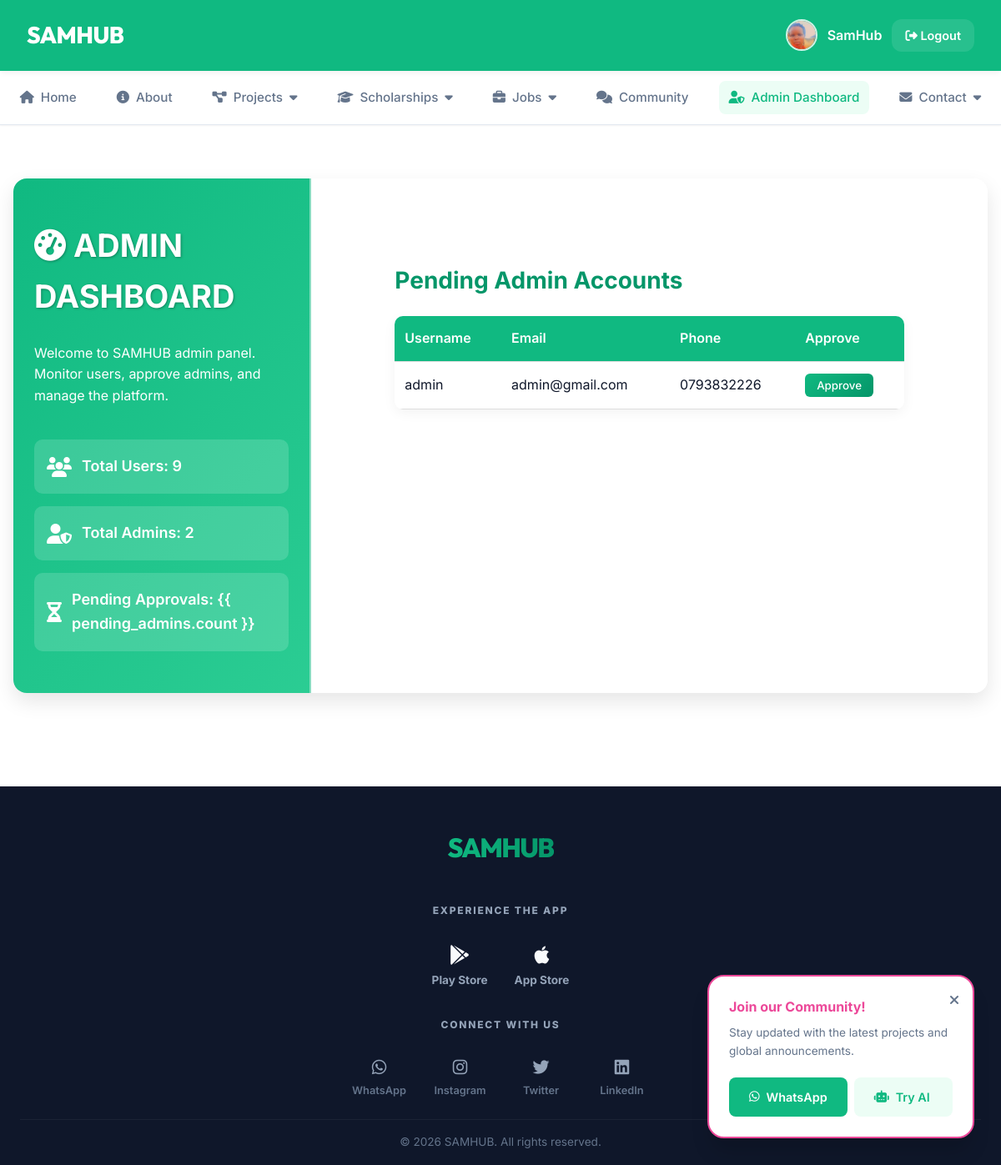
The page /dashboard/admin/ (signed in) on the database as committed earlier.
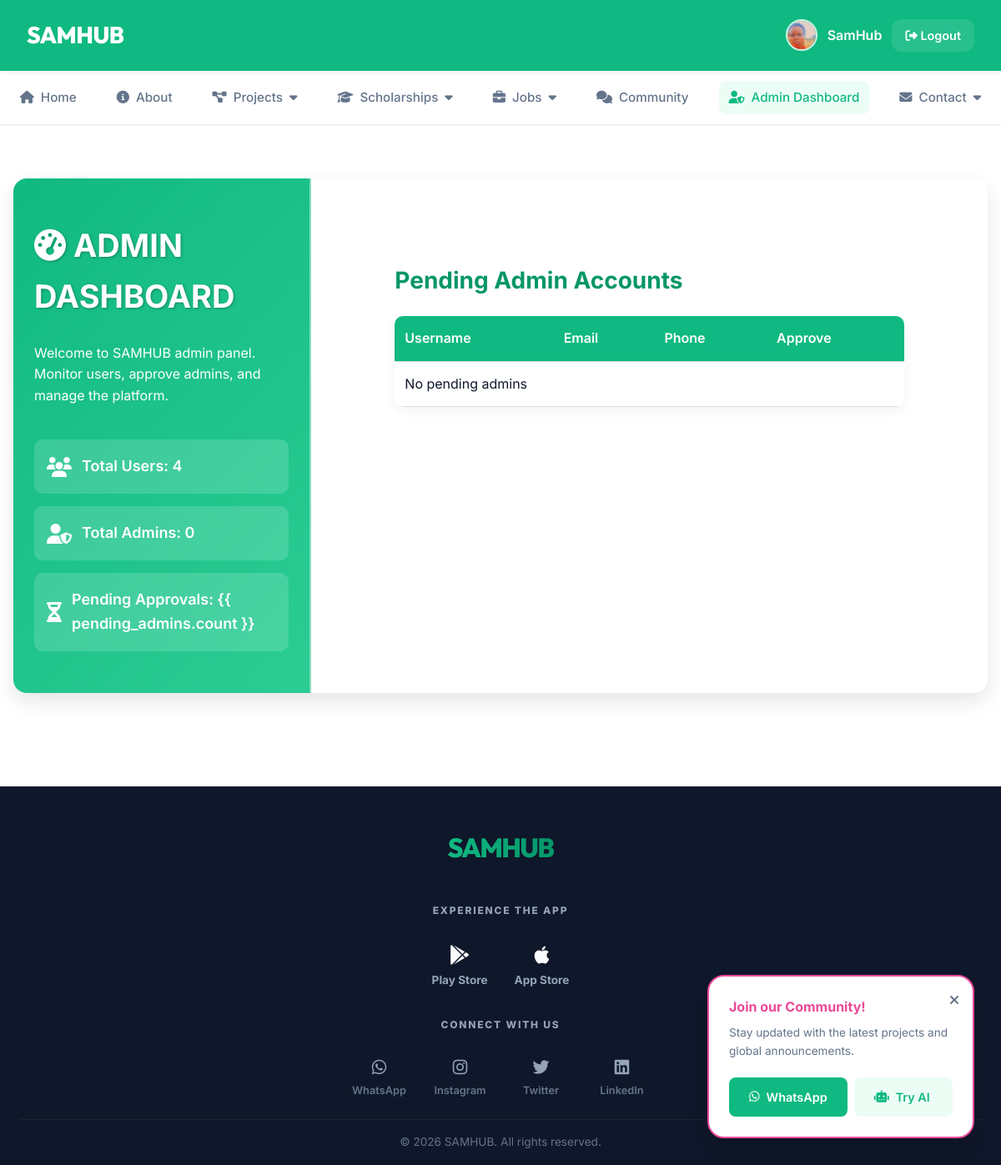
The same page on the database as committed later.
### Login_System/models.py (models this page shows, shortened)
class User(AbstractUser):
    email = models.EmailField(max_length=50, unique=True)
    image = models.ImageField(upload_to='profile_pics', default='default.jpg')
    sex = models.CharField(max_length=10, blank=True, null=True)
    phone = models.CharField(max_length=50, blank=True, null=True)
    year = models.CharField(max_length=50, blank=True, null=True)
    address = models.CharField(max_length=255, blank=True, null=True)
    date_of_birth = models.DateField(blank=True, null=True)
    qualification = models.CharField(max_length=50, blank=True, null=True)
    experience = models.CharField(max_length=50, blank=True, null=True)
    User_type = (
        ('Admin', 'Admin'),
        ('User', 'User'),
        ('Student', 'Student'),
    )
    user_type = models.CharField(max_length=50, choices=User_type, default='User')
    is_approved = models.BooleanField(default=False)
    is_disabled = models.BooleanField(default=False)
    first_login = models.BooleanField(default=True)
    created_at = models.DateTimeField(auto_now_add=True)
    updated_at = models.DateTimeField(auto_now=True)

### Login_System/views.py (the view)
# urls.py: path('dashboard/admin/', views.dashboard_admin, name='dashboard_admin'),
@super_or_approved_admin_required
def dashboard_admin(request):
    total_users = User.objects.count()
    total_admins = User.objects.filter(user_type='Admin').count()
    pending_admins = User.objects.filter(user_type='Admin', is_approved=False)
    context = {
        'total_users': total_users,
        'total_admins': total_admins,
        'pending_admins': pending_admins,
    }
    return render(request, 'Login_System/dashboard_admin.html', context)

### Login_System/decolotors.py (called while the page is built)
def super_or_approved_admin_required(view_func):
    @wraps(view_func)
    def wrapper(request, *args, **kwargs):
        user = request.user
        if not user.is_authenticated:
            messages.error(request, "You must login first.")
            return redirect('Login')
        if user.is_superuser or (user.user_type == 'Admin' and user.is_approved):
            return view_func(request, *args, **kwargs)
        messages.error(request, "You are not allowed to access this page.")
        return redirect('home')
    return wrapper

### templates/Login_System/dashboard_admin.html (shortened to what this page needs)
{% extends "Login_System/base.html" %}
{% block extra_css %}
<link rel="stylesheet" href="https://cdnjs.cloudflare.com/ajax/libs/font-awesome/6.4.0/css/all.min.css"
 />
{% endblock %}
{% block content %}
<div class="dashboard-wrapper">
    <div class="dashboard-left">
        <h1><i class="fa-solid fa-tachometer-alt"></i> ADMIN DASHBOARD</h1>
        <p>Welcome to SAMHUB admin panel. Monitor users, approve admins, and manage the platform.</p>
        <div class="stats-left">
            <div class="stat-left"><i class="fa-solid fa-users"></i> Total Users: {{ total_users }}</div>
            <div class="stat-left"><i class="fa-solid fa-user-shield"></i> Total Admins: {{ total_admins }}</div>
            <div class="stat-left"><i class="fa-solid fa-hourglass-half"></i> Pending Approvals: {{ pending_admins.count
                }}</div>
        </div>
    </div>
    <div class="dashboard-right">
        <h2>Pending Admin Accounts</h2>
        <table>
            <thead>
                <tr>
                    <th>Username</th>
                    <th>Email</th>
                    <th>Phone</th>
                    <th>Approve</th>
                </tr>
            </thead>
            <tbody>
                {% for admin in pending_admins %}
                <tr>
                    <td>{{ admin.username }}</td>
                    <td>{{ admin.email }}</td>
                    <td>{{ admin.phone }}</td>
                    <td>
                        <a href="{% url 'approve_admin' admin.id %}">
                            <button>Approve</button>
                        </a>
                    </td>
                </tr>
                {% empty %}
                <tr>
                    <td colspan="4">No pending admins</td>
                </tr>
                {% endfor %}
            </tbody>
        </table>
    </div>
</div>
{% endblock %}

Rows that differ between the two databases and show on the page:
removed User: username "admin", email "admin@gmail.com", phone "0793832226"
Other text that changed with them:
{{ total_users }}: "9" → "4"
{{ total_admins }}: "2" → "0"
text now shown: "No pending admins"
